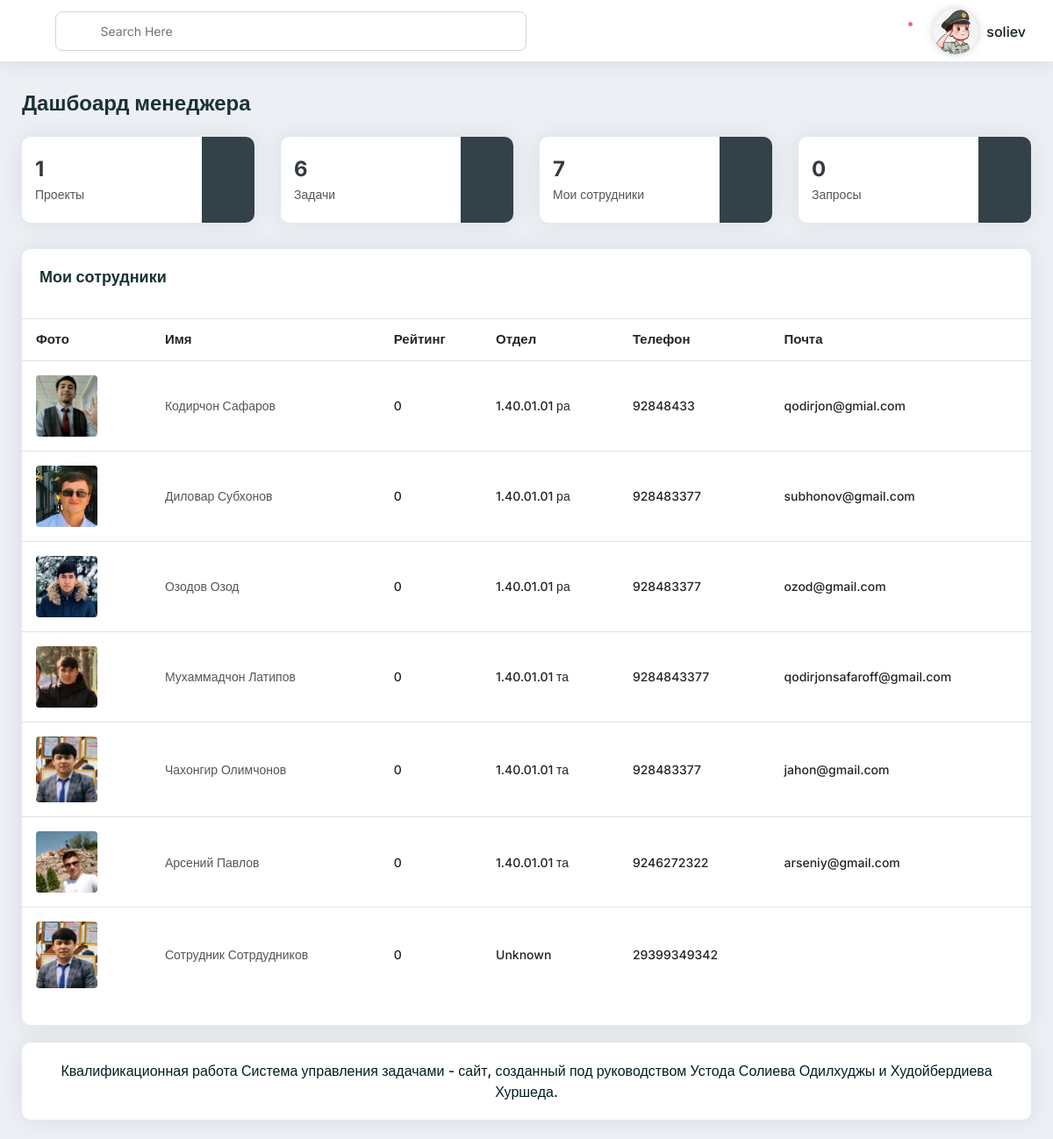
/mangement/manager-emploee/ (signed in), run on the app's committed database.
### authentication/models.py (models this page shows, shortened)
class CustomUser(AbstractUser):
    is_employee = models.BooleanField(default=False, verbose_name='Является сотрудником')
    is_manager = models.BooleanField(default=False, verbose_name='Является менеджером')
    departament = models.CharField(default="Unknown", max_length=255, verbose_name='Отдел')
    request_date = models.DateTimeField(auto_now_add=True, verbose_name='Дата запроса')
    phone = models.CharField(max_length=255, default='Unknown', help_text='+992---', verbose_name='Телефон')
    address = models.CharField(max_length=255, default='Unknown', help_text='address', verbose_name='Адрес')
    image = models.ImageField(upload_to="users/%Y/%m/%d", blank=True, null=True, verbose_name='Изображение')
    rate = models.IntegerField(default=0, verbose_name='Рейтинг')
    class Meta:
        verbose_name = 'Пользователь'
        verbose_name_plural = 'Пользователи'

### management/decorators.py (the view)
    def wrapper(request, *args, **kwargs):
        if request.user.is_manager:
            return view_func(request, *args, **kwargs)
        else:
            return render(request, 'authenticate/403.html')

### management/businesslog/manager.py (called while the page is built)
    @staticmethod
    def manager_projects(request):
        projects = Project.objects.filter(assigned_to=request.user, approved_by_admin=True)
        tasks = Task.objects.filter(project__assigned_to=request.user)
        tasks_conts = tasks.count()
        employees_table = CustomUser.objects.filter(assigned_tasks__in=tasks, is_employee=True).distinct()
        context = {
            'manager_projects': projects,
            'manager_employees': employees_table,
            'task_assigned': tasks,
        }
        return context

    @staticmethod
    def count_dryness(request):
        tasks = Task.objects.filter(project__assigned_to=request.user)
        employees = CustomUser.objects.filter(assigned_tasks__in=tasks, is_employee=True)
        employees_count = CustomUser.objects.filter(assigned_tasks__in=tasks, is_employee=True).distinct().count()
        projects = Project.objects.filter(assigned_to=request.user)
        managers_count = CustomUser.objects.filter(registration_request__approved=True, is_manager=True).count()
        projects_count = projects.count()
        tasks_count = tasks.count()
        projects_approved = projects
        context = {
            'employees_count': employees_count,
            'managers_count': managers_count,
            'project_count': projects_count,
            'tasks_count': tasks_count,
            'tasks': tasks,
        }
        return context

### management/views.py (called while the page is built)
@login_required
@manager_required
def manager_employee(request):
    dryness_list = ManagerCalculation.count_dryness(request=request)
    assigned_employee = ManagerCalculation.manager_projects(request=request)
    context = {
        'manager_main': True,
        'role': 'менеджер',
        'employees_count': dryness_list['employees_count'],
        'project_count': dryness_list['project_count'],
        'tasks_count': dryness_list['tasks_count'],
        'employees_table': assigned_employee['manager_employees'],
        'employee_card': True,
    }
    return render(request, 'management/manager/manager-main.html', context=context)

### management/templates/management/manager/manager-main.html (shortened to what this page needs)
{% extends 'management/base/base.html' %}
{% load i18n %}
{% load static %}
{% block content %}
    {% include 'management/includes/navbars.html' %}
    <div class="main-container">
        <div class="xs-pd-20-10 pd-ltr-20">
            <div class="title pb-20">
                <h2 class="h3 mb-0">Дашбоард {{ role }}а</h2>
            </div>
            <div class="row pb-10">
                <div class="col-xl-3 col-lg-3 col-md-6 mb-20">
                    <div class="card-box height-100-p widget-style3">
                        <div class="d-flex flex-wrap">
                            <div class="widget-data">
                                <div class="weight-700 font-24 text-dark">{{ project_count }}</div>
                                <div class="font-14 text-secondary weight-500">
                                    <a href="{% url 'management:manager-main' %}">Проекты</a>
                                </div>
                            </div>
                            <div class="widget-icon">
                                <div class="icon" data-color="#00eccf">
                                    <a class="text-warning" href="{% url 'management:manager-main' %}">
                                        <i class="icon-copy dw dw-folder-65"></i>
                                    </a>
                                </div>
                            </div>
                        </div>
                    </div>
                </div>
                <div class="col-xl-3 col-lg-3 col-md-6 mb-20">
                    <div class="card-box height-100-p widget-style3">
                        <div class="d-flex flex-wrap">
                            <div class="widget-data">
                                <div class="weight-700 font-24 text-dark">{{ tasks_count }}</div>
                                <div class="font-14 text-secondary weight-500">
                                    <a href="{% url 'management:manager-task-list' %}">Задачи</a>
                                </div>
                            </div>
                            <div class="widget-icon">
                                <div class="icon" data-color="#00eccf">
                                    <a class="text-warning" href="{% url 'management:manager-task-list' %}">
                                        <span class="icon-copy dw dw-list3"></span>
                                    </a>
                                </div>
                            </div>
                        </div>
                    </div>
                </div>
                <div class="col-xl-3 col-lg-3 col-md-6 mb-20">
                    <div class="card-box height-100-p widget-style3">
                        <div class="d-flex flex-wrap">
                            <div class="widget-data">
                                <div class="weight-700 font-24 text-dark">{{ employees_count }}</div>
                                <div class="font-14 text-secondary weight-500">
                                    <a href="{% url 'management:manager-employee' %}">Мои сотрудники</a>
                                </div>
                            </div>
                            <div class="widget-icon">
                                <div class="icon" data-color="#00eccf">
                                    <a class="text-warning" href="{% url 'management:manager-employee' %}">
                                        <span class="icon-copy ti-user"></span>
                                    </a>
                                </div>
                            </div>
                        </div>
                    </div>
                </div>
                <div class="col-xl-3 col-lg-3 col-md-6 mb-20">
                    <div class="card-box height-100-p widget-style3">
                        <div class="d-flex flex-wrap">
                            <div class="widget-data">
                                <div class="weight-700 font-24 text-dark">{{ 0 }}</div>
                                <div class="font-14 text-secondary weight-500">
                                    <a href="#">Запросы</a>
                                </div>
                            </div>
                            <div class="widget-icon">
                                <div class="icon" data-color="#00eccf">
                                    <a class="text-warning" href="#">
                                        <span class="icon-copy ti-crown"></span>
                                    </a>
                                </div>
                            </div>
                        </div>
                    </div>
                </div>
            </div>
            {% include 'management/manager/includes/manager-table.html' %}
            <div class="footer-wrap pd-20 mb-20 card-box">
                Квалификационная работа
                Система управления задачами
                - сайт, созданный под руководством Устода Солиева Одилхуджы и Худойбердиева Хуршеда.
            </div>
        </div>
    </div>
{% endblock %}

### management/templates/management/includes/navbars.html (shortened to what this page needs)
{% load static %}
<div class="header">
    <div class="header-left">
        <div class="menu-icon bi bi-list"></div>
        <div class="header-search">
            <form>
                <div class="form-group mb-0">
                    <i class="dw dw-search2 search-icon"></i>
                    <input
                            type="text"
                            class="form-control search-input"
                            placeholder="Search Here"
                    />
                    <div class="dropdown">
                        <a
                                class="dropdown-toggle no-arrow"
                                href="#"
                                role="button"
                                data-toggle="dropdown"
                        >
                            <i class="ion-arrow-down-c"></i>
                        </a>
                    </div>
                </div>
            </form>
        </div>
    </div>
    <div class="header-right">
        <div class="user-notification">
            <div class="dropdown">
                <a
                        class="dropdown-toggle no-arrow"
                        href="#"
                        role="button"
                        data-toggle="dropdown">
                    <i class="icon-copy dw dw-notification"></i>
                    <span class="badge notification-active"></span>
                </a>
            </div>
        </div>
        <div class="user-info-dropdown">
            <div class="dropdown">
                <a
                        class="dropdown-toggle"
                        href="#"
                        role="button"
                        data-toggle="dropdown">
							<span class="user-icon" style="">
								<img style="" src="{% if user.image %}{{ user.image.url }}{% endif %}" alt=""/>
							</span>
                    <span class="user-name">{{ user.username }}</span>
                </a>
            </div>
        </div>
    </div>
</div>

### management/templates/management/manager/includes/manager-table.html (shortened to what this page needs)
{% load static %}
{% if employee_card %}
    <div class="row">
        <div class="col-lg-12 col-md-6 mb-20">
            <div class="card-box pb-10">
                <div class="h5 pd-20 mb-0">Мои сотрудники</div>
                <table class="data-table table nowrap">
                    <thead>
                    <tr>
                        <th class="table-plus">Фото</th>
                        <th>Имя</th>
                        <th>Рейтинг</th>
                        <th>Отдел</th>
                        <th>Телефон</th>
                        <th>Почта</th>
                    </tr>
                    </thead>
                    <tbody>
                    {% for employee in employees_table %}
                        <tr>
                            <td class="table-plus">
                                {% if employee.image %}
                                    <div class="name-avatar d-flex align-items-center">
                                        <div class="avatar mr-2 flex-shrink-0">
                                            <a target="_blank" href="{{ employee.image.url }}">
                                                <img
                                                        src="{{ employee.image.url }}"
                                                        class="border-radius-150 rounded"
                                                        width="70"
                                                        height="70"
                                                        alt=""
                                                />
                                            </a>
                                        </div>
                                    </div>
                                {% endif %}
                            </td>
                            <td>
                                <a href="{% url 'admin:authentication_customuser_change' employee.id %}">{{ employee.get_full_name }}</a></a>
                            </td>
                            <td>{{ employee.rate }}</td>
                            <td>{{ employee.departament }}</td>
                            <td>{{ employee.phone }}</td>
                            <td>{{ employee.email }}</td>
                        </tr>
                    {% empty %}
                        <tr>
                            <td colspan="6">Нет добавленных сотрудников</td>
                        </tr>
                    {% endfor %}
                    </tbody>
                </table>
            </div>
        </div>
    </div>
{% endif %}

### data on the page
CustomUser: image (picture), username "soliev"
CustomUser: image (picture), get_full_name "Кодирчон Сафаров", rate "0", departament "1.40.01.01 ра", phone "92848433", email "qodirjon@gmial.com"
CustomUser: image (picture), get_full_name "Диловар Субхонов", rate "0", departament "1.40.01.01 ра", phone "928483377", email "subhonov@gmail.com"
CustomUser: image (picture), get_full_name "Озодов Озод", rate "0", departament "1.40.01.01 ра", phone "928483377", email "ozod@gmail.com"
CustomUser: image (picture), get_full_name "Мухаммадчон Латипов", rate "0", departament "1.40.01.01 та", phone "9284843377", email "qodirjonsafaroff@gmail.com"
CustomUser: image (picture), get_full_name "Чахонгир Олимчонов", rate "0", departament "1.40.01.01 та", phone "928483377", email "jahon@gmail.com"
CustomUser: image (picture), get_full_name "Арсений Павлов", rate "0", departament "1.40.01.01 та", phone "9246272322", email "arseniy@gmail.com"
CustomUser: image (picture), get_full_name "Сотрудник Сотрдудников", rate "0", departament "Unknown", phone "29399349342"

### other printed values
{{ role }} "менеджер"
{{ project_count }} "1"
{{ tasks_count }} "6"
{{ employees_count }} "7"
{{ 0 }} "0"
